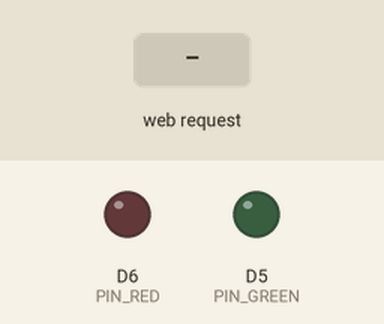
This program was run on a simulated ESP8266 (NodeMCU). On the bench: output pins drawn as LEDs (lit = HIGH). Dashed ring = blinking. Inputs (shaded band) come from the test bench. WiFi joins after 1.5 s; servers stay silent unless stated; what the program prints to the serial monitor is not drawn.

Above: at 2.7 s.
2.8 s: HTTP request GET /led?state=red_blink received
At 2.95 s:
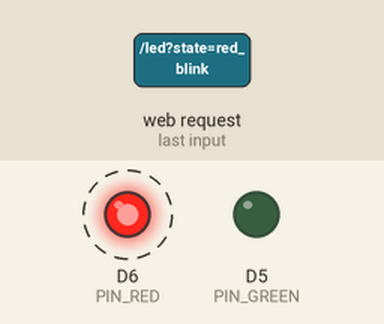
5.8 s: HTTP request GET /led received
At 6.7 s:
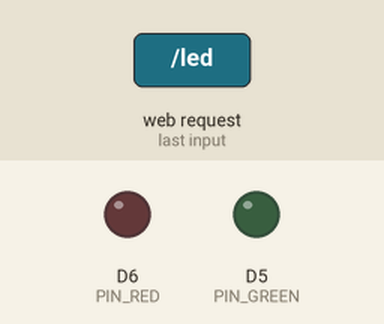
7.3 s: HTTP request GET /led?state=red_solid received
At 8.3 s:
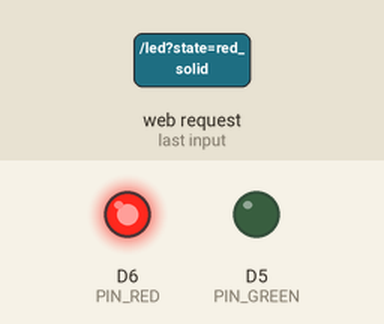
Timing chart, 0 to 38.8 s (numbered marks = the images above; inputs shaded):
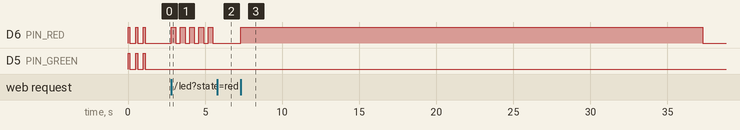

Measured:
- after the input at 2.8 s, D6 (PIN_RED): alternates HIGH for 0.30 s and LOW for 0.30 s, starting at once
- after the input at 5.8 s, D6 (PIN_RED): stops changing and stays LOW
- after the input at 7.3 s, D6 (PIN_RED): LOW → HIGH at once, → LOW 30.0 s later

The program:

main.cpp
```cpp
/*
 * PROJECT RESILIENCE-ALPHA — Objet connecté de signalisation (ESP8266)
 * Consigne additionnelle 1 : LED bicolore (rouge/vert) pilotée par le back-office.
 *
 * L'ESP8266 se connecte au point d'accès RESILIENCE-G<n> et expose un petit serveur HTTP.
 * Le service `auth` lui POST l'état d'authentification ; la LED le reflète.
 *
 *   POST /led   {"state":"green_blink"}      (ou GET /led?state=green_blink)
 *   GET  /                                   -> état courant + infos (debug)
 *
 * États (les TIMINGS sont gérés ici, pas par le serveur) :
 *   off          : éteinte
 *   green_blink  : vert clignotant (visage reconnu, en attente du mot de passe) — jusqu'au prochain ordre
 *   green_solid  : vert fixe 30 s puis extinction (mot de passe validé, back-office ouvert)
 *   red_blink    : rouge clignote 10 fois puis extinction (mot de passe faux -> reprise identification)
 *   red_solid    : rouge fixe 30 s puis extinction (visage non reconnu)
 *
 * Câblage (LED bicolore 3 broches, cathode commune) :
 *   D5 (GPIO14) --[330Ω]-- anode VERTE
 *   D6 (GPIO12) --[330Ω]-- anode ROUGE
 *   GND         --------- cathode commune
 */
#include <Arduino.h>
#include <ESP8266WiFi.h>
#include <ESP8266WebServer.h>
#include <ArduinoJson.h>

// ----------------- À ADAPTER -----------------
const char* WIFI_SSID = "RESILIENCE-G<n>";     // point d'accès du groupe
const char* WIFI_PASS = "CHANGEZ_MOI";         // mot de passe du PA
// ---------------------------------------------

const uint8_t PIN_GREEN = D5;   // GPIO14
const uint8_t PIN_RED   = D6;   // GPIO12

const unsigned long BLINK_MS = 300;     // période de clignotement
const unsigned long SOLID_MS = 30000;   // durée des états "fixe" (30 s)
const int           RED_BLINKS = 10;    // nombre de clignotements rouges

enum LedState { OFF, GREEN_BLINK, GREEN_SOLID, RED_BLINK, RED_SOLID };
LedState      state      = OFF;
unsigned long stateStart = 0;
unsigned long lastToggle = 0;
bool          phase      = false;   // true = allumé (phase de clignotement)
int           blinkCount = 0;

ESP8266WebServer server(80);

void writeLeds(bool green, bool red) {
  digitalWrite(PIN_GREEN, green ? HIGH : LOW);
  digitalWrite(PIN_RED,   red   ? HIGH : LOW);
}

void setState(LedState s) {
  state = s;
  stateStart = millis();
  lastToggle = millis();
  phase = true;
  blinkCount = 0;
  // application immédiate pour les états fixes
  switch (s) {
    case OFF:         writeLeds(false, false); break;
    case GREEN_SOLID: writeLeds(true,  false); break;
    case RED_SOLID:   writeLeds(false, true);  break;
    case GREEN_BLINK: writeLeds(true,  false); break;
    case RED_BLINK:   writeLeds(false, true);  break;
  }
}

LedState parseState(const String& v) {
  if (v == "green_blink") return GREEN_BLINK;
  if (v == "green_solid") return GREEN_SOLID;
  if (v == "red_blink")   return RED_BLINK;
  if (v == "red_solid")   return RED_SOLID;
  return OFF;
}

const char* stateName() {
  switch (state) {
    case GREEN_BLINK: return "green_blink";
    case GREEN_SOLID: return "green_solid";
    case RED_BLINK:   return "red_blink";
    case RED_SOLID:   return "red_solid";
    default:          return "off";
  }
}

void handleLed() {
  String v;
  if (server.hasArg("state")) {
    v = server.arg("state");                 // GET /led?state=...
  } else if (server.hasArg("plain")) {
    StaticJsonDocument<128> doc;              // POST /led {"state":"..."}
    if (deserializeJson(doc, server.arg("plain")) == DeserializationError::Ok) {
      v = String((const char*)(doc["state"] | "off"));
    }
  }
  setState(parseState(v));
  server.sendHeader("Access-Control-Allow-Origin", "*");
  server.send(200, "application/json", String("{\"state\":\"") + stateName() + "\"}");
}

void handleRoot() {
  String ip = WiFi.localIP().toString();
  server.send(200, "application/json",
    String("{\"device\":\"rsa-led\",\"state\":\"") + stateName() +
    "\",\"ip\":\"" + ip + "\",\"rssi\":" + WiFi.RSSI() + "}");
}

void connectWifi() {
  WiFi.mode(WIFI_STA);
  WiFi.begin(WIFI_SSID, WIFI_PASS);
  Serial.print("Connexion WiFi");
  // double clignotement d'attente
  unsigned long t0 = millis();
  while (WiFi.status() != WL_CONNECTED && millis() - t0 < 20000) {
    writeLeds(true, true); delay(120); writeLeds(false, false); delay(380);
    Serial.print(".");
  }
  if (WiFi.status() == WL_CONNECTED) {
    Serial.printf("\nConnecté : %s\n", WiFi.localIP().toString().c_str());
  } else {
    Serial.println("\nWiFi indisponible (on continue, reconnexion auto).");
  }
}

void setup() {
  Serial.begin(115200);
  pinMode(PIN_GREEN, OUTPUT);
  pinMode(PIN_RED, OUTPUT);
  setState(OFF);
  connectWifi();
  server.on("/", handleRoot);
  server.on("/led", handleLed);
  server.begin();
  Serial.println("Serveur HTTP démarré (port 80).");
}

void loop() {
  server.handleClient();

  // reconnexion WiFi best-effort
  static unsigned long lastWifiCheck = 0;
  if (WiFi.status() != WL_CONNECTED && millis() - lastWifiCheck > 5000) {
    lastWifiCheck = millis();
    WiFi.begin(WIFI_SSID, WIFI_PASS);
  }

  unsigned long now = millis();
  switch (state) {
    case OFF:
      break;
    case GREEN_SOLID:
      if (now - stateStart >= SOLID_MS) setState(OFF);
      break;
    case RED_SOLID:
      if (now - stateStart >= SOLID_MS) setState(OFF);
      break;
    case GREEN_BLINK:
      if (now - lastToggle >= BLINK_MS) {
        lastToggle = now; phase = !phase;
        writeLeds(phase, false);
      }
      break;
    case RED_BLINK:
      if (now - lastToggle >= BLINK_MS) {
        lastToggle = now; phase = !phase;
        writeLeds(false, phase);
        if (phase) {                       // nouveau flash
          blinkCount++;
          if (blinkCount > RED_BLINKS) setState(OFF);
        }
      }
      break;
  }
}
```
